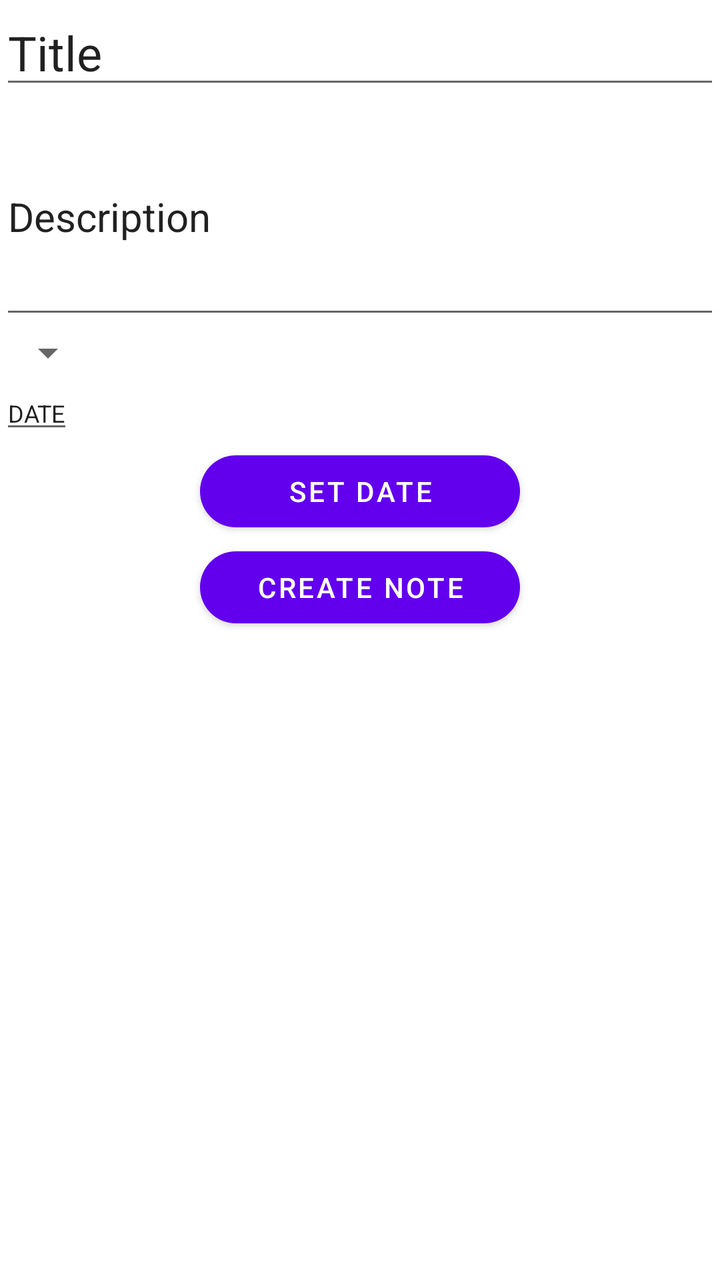
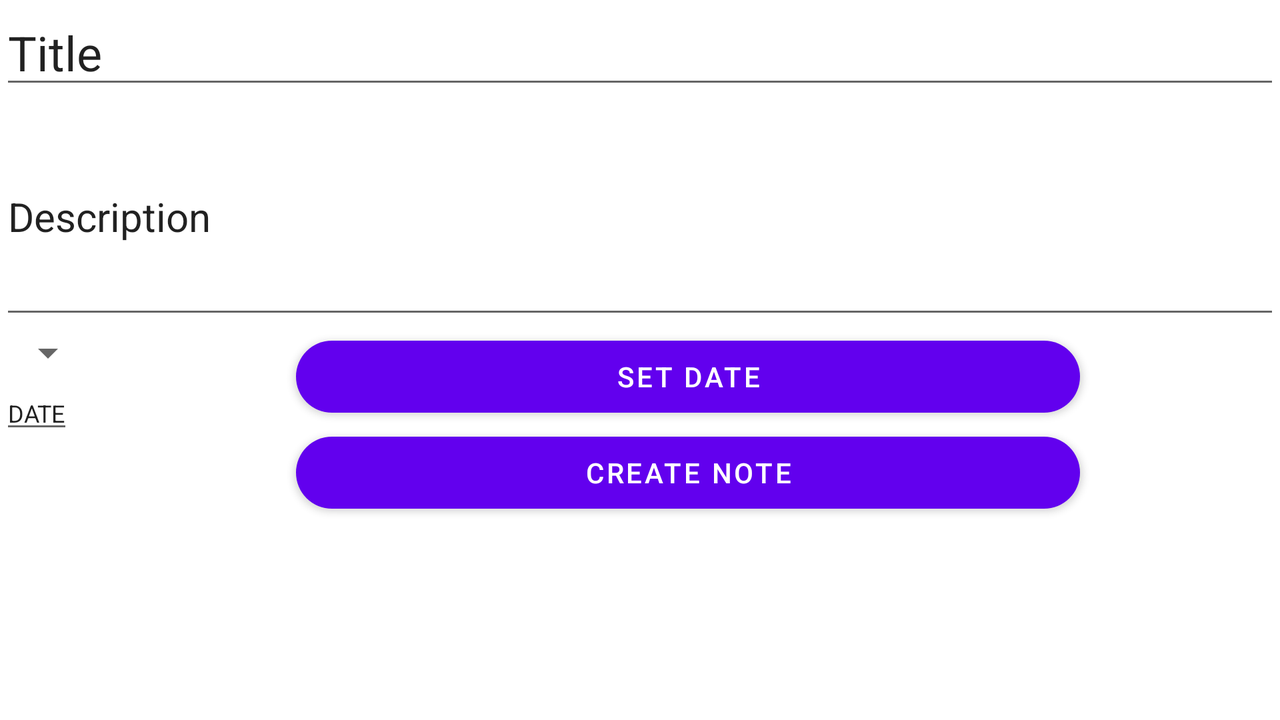

Compare how this app lays out the same screen by default and in its alternative resource folder. The renders come first, then the two layout files and the values they reference.
<!-- AndroidManifest.xml: application theme Theme.Notes -->
<!-- res/layout/fragment_create_note.xml -->
<?xml version="1.0" encoding="utf-8"?>
<FrameLayout xmlns:android="http://schemas.android.com/apk/res/android"
    xmlns:app="http://schemas.android.com/apk/res-auto"
    xmlns:tools="http://schemas.android.com/tools"
    android:layout_width="match_parent"
    android:layout_height="match_parent"
    android:background="@color/white"
    android:clickable="true"
    android:focusable="true"
    tools:context=".fragments.CreateNoteFragment">


    <LinearLayout
        android:layout_width="match_parent"
        android:layout_height="match_parent"
        android:orientation="vertical">

        <EditText
            android:id="@+id/fragment_create_title"
            android:layout_width="match_parent"
            android:layout_height="wrap_content"
            android:hint="@string/hint_title"
            android:textSize="@dimen/title_size"
            tools:text="Title" />

        <EditText
            android:id="@+id/fragment_create_description"
            android:layout_width="match_parent"
            android:layout_height="wrap_content"
            android:hint="@string/hint_description"
            android:lines="4"
            android:textSize="@dimen/description_size"
            tools:text="Description" />

        <Spinner
            android:id="@+id/fragment_create_importance_spinner"
            android:layout_width="wrap_content"
            android:layout_height="wrap_content" />

        <EditText
            android:id="@+id/fragment_create_date"
            android:layout_width="wrap_content"
            android:layout_height="wrap_content"
            android:focusable="false"
            android:hint="@string/hint_date"
            android:textSize="12sp"
            tools:text="DATE" />


        <com.google.android.material.button.MaterialButton
            android:id="@+id/fragment_create_date_button"
            android:layout_width="match_parent"
            android:layout_height="wrap_content"
            android:layout_marginHorizontal="@dimen/margin_button"
            android:text="SET DATE"
            app:cornerRadius="@dimen/corner_radius" />


        <com.google.android.material.button.MaterialButton
            android:id="@+id/fragment_create_note_button"
            android:layout_width="match_parent"
            android:layout_height="wrap_content"
            android:layout_marginHorizontal="@dimen/margin_button"
            android:text="@string/create_button"
            app:cornerRadius="@dimen/corner_radius" />

    </LinearLayout>


</FrameLayout>
<!-- resources referenced by this layout -->
<resources>
  <color name="white">#FFFFFFFF</color>
  <dimen name="corner_radius">20dp</dimen>
  <dimen name="description_size">20sp</dimen>
  <dimen name="margin_button">100dp</dimen>
  <dimen name="title_size">24sp</dimen>
  <string name="create_button">Create note</string>
  <string name="hint_date">Date</string>
  <string name="hint_description">Description</string>
  <string name="hint_title">Title</string>
  <style name="Theme.Notes" parent="Theme.MaterialComponents.DayNight.NoActionBar">
          
          <item name="colorPrimary">@color/purple_500</item>
          <item name="colorPrimaryVariant">@color/purple_700</item>
          <item name="colorOnPrimary">@color/white</item>
          
          <item name="colorSecondary">@color/teal_200</item>
          <item name="colorSecondaryVariant">@color/teal_700</item>
          <item name="colorOnSecondary">@color/black</item>
          
          <item name="android:statusBarColor" tools:targetApi="l">?attr/colorPrimaryVariant</item>
          
          <item name="drawerArrowStyle">@style/DrawerIconStyle</item>
      </style>
  <color name="purple_500">#FF6200EE</color>
  <color name="purple_700">#FF3700B3</color>
  <color name="teal_200">#FF03DAC5</color>
  <color name="teal_700">#FF018786</color>
  <color name="black">#FF000000</color>
  <style name="DrawerIconStyle" parent="Widget.AppCompat.DrawerArrowToggle">
          <item name="color">@color/white</item>
      </style>
</resources>
<!-- res/layout-land/fragment_create_note.xml (the repository's variant of the layout above) -->
<!-- drawn on the phone turned sideways -->
<?xml version="1.0" encoding="utf-8"?>
<FrameLayout xmlns:android="http://schemas.android.com/apk/res/android"
    xmlns:app="http://schemas.android.com/apk/res-auto"
    xmlns:tools="http://schemas.android.com/tools"
    android:layout_width="match_parent"
    android:layout_height="match_parent"
    android:background="@color/white"
    android:clickable="true"
    android:focusable="true"
    tools:context=".fragments.CreateNoteFragment">
<RelativeLayout
    android:layout_width="match_parent"
    android:layout_height="match_parent">

    <LinearLayout
        android:id="@+id/fragment_create_main_panel"
        android:layout_width="match_parent"
        android:layout_height="wrap_content"
        android:orientation="vertical">

        <EditText
            android:id="@+id/fragment_create_title"
            android:layout_width="match_parent"
            android:layout_height="wrap_content"
            android:hint="@string/hint_title"
            android:textSize="@dimen/title_size"
            tools:text="Title" />

        <EditText
            android:id="@+id/fragment_create_description"
            android:layout_width="match_parent"
            android:layout_height="wrap_content"
            android:hint="@string/hint_description"
            android:lines="4"
            android:textSize="@dimen/description_size"
            tools:text="Description" />
    </LinearLayout>

    <LinearLayout
        android:id="@+id/fragment_create_additional_info_panel"
        android:layout_width="wrap_content"
        android:layout_height="wrap_content"
        android:orientation="vertical"
        android:layout_below="@id/fragment_create_main_panel">

        <Spinner
            android:id="@+id/fragment_create_importance_spinner"
            android:layout_width="wrap_content"
            android:layout_height="wrap_content" />

        <EditText
            android:id="@+id/fragment_create_date"
            android:layout_width="wrap_content"
            android:layout_height="wrap_content"
            android:focusable="false"
            android:hint="@string/hint_date"
            android:textSize="12sp"
            tools:text="DATE" />
    </LinearLayout>

<LinearLayout
    android:layout_toRightOf="@id/fragment_create_additional_info_panel"
    android:layout_below="@id/fragment_create_main_panel"
    android:layout_width="match_parent"
    android:layout_height="wrap_content"
    android:orientation="vertical"
    >


        <com.google.android.material.button.MaterialButton
            android:id="@+id/fragment_create_date_button"
            android:layout_width="match_parent"
            android:layout_height="wrap_content"
            android:layout_marginHorizontal="@dimen/margin_button"
            android:text="@string/create_set_date_button"
            app:cornerRadius="@dimen/corner_radius" />

        <com.google.android.material.button.MaterialButton
            android:id="@+id/fragment_create_note_button"
            android:layout_width="match_parent"
            android:layout_height="wrap_content"
            android:layout_marginHorizontal="@dimen/margin_button"
            android:text="@string/create_button"
            app:cornerRadius="@dimen/corner_radius" />


</LinearLayout>


</RelativeLayout>

</FrameLayout>
<!-- resources referenced by the variant -->
<!-- as the phone turned sideways resolves them -->
<resources>
  <color name="white">#FFFFFFFF</color>
  <dimen name="corner_radius">20dp</dimen>
  <dimen name="description_size">20sp</dimen>
  <dimen name="margin_button">100dp</dimen>
  <dimen name="title_size">24sp</dimen>
  <string name="create_button">Create note</string>
  <string name="create_set_date_button">SET DATE</string>
  <string name="hint_date">Date</string>
  <string name="hint_description">Description</string>
  <string name="hint_title">Title</string>
  <style name="Theme.Notes" parent="Theme.MaterialComponents.DayNight.NoActionBar">
          
          <item name="colorPrimary">@color/purple_500</item>
          <item name="colorPrimaryVariant">@color/purple_700</item>
          <item name="colorOnPrimary">@color/white</item>
          
          <item name="colorSecondary">@color/teal_200</item>
          <item name="colorSecondaryVariant">@color/teal_700</item>
          <item name="colorOnSecondary">@color/black</item>
          
          <item name="android:statusBarColor" tools:targetApi="l">?attr/colorPrimaryVariant</item>
          
          <item name="drawerArrowStyle">@style/DrawerIconStyle</item>
      </style>
  <color name="purple_500">#FF6200EE</color>
  <color name="purple_700">#FF3700B3</color>
  <color name="teal_200">#FF03DAC5</color>
  <color name="teal_700">#FF018786</color>
  <color name="black">#FF000000</color>
  <style name="DrawerIconStyle" parent="Widget.AppCompat.DrawerArrowToggle">
          <item name="color">@color/white</item>
      </style>
</resources>
